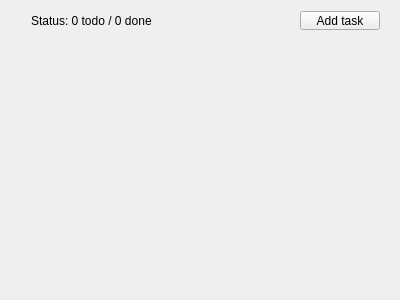
<?xml version="1.0" encoding="UTF-8"?>
<ui version="4.0">
 <class>MainWindow</class>
 <widget class="QMainWindow" name="MainWindow">
  <property name="geometry">
   <rect>
    <x>0</x>
    <y>0</y>
    <width>400</width>
    <height>300</height>
   </rect>
  </property>
  <property name="windowTitle">
   <string>MainWindow</string>
  </property>
  <widget class="QWidget" name="centralWidget">
   <widget class="QWidget" name="horizontalLayoutWidget">
    <property name="geometry">
     <rect>
      <x>20</x>
      <y>0</y>
      <width>371</width>
      <height>41</height>
     </rect>
    </property>
    <layout class="QHBoxLayout" name="horizontalLayout">
     <item>
      <widget class="QLabel" name="statusLabel">
       <property name="text">
        <string>Status: 0 todo / 0 done</string>
       </property>
      </widget>
     </item>
     <item>
      <spacer name="horizontalSpacer">
       <property name="orientation">
        <enum>Qt::Horizontal</enum>
       </property>
       <property name="sizeHint" stdset="0">
        <size>
         <width>40</width>
         <height>20</height>
        </size>
       </property>
      </spacer>
     </item>
     <item>
      <widget class="QPushButton" name="addTaskButton">
       <property name="text">
        <string>Add task</string>
       </property>
      </widget>
     </item>
    </layout>
   </widget>
   <widget class="QWidget" name="verticalLayoutWidget">
    <property name="geometry">
     <rect>
      <x>20</x>
      <y>40</y>
      <width>371</width>
      <height>80</height>
     </rect>
    </property>
    <layout class="QVBoxLayout" name="tasksLayout"/>
   </widget>
  </widget>
 </widget>
 <layoutdefault spacing="6" margin="11"/>
 <resources/>
 <connections/>
</ui>
